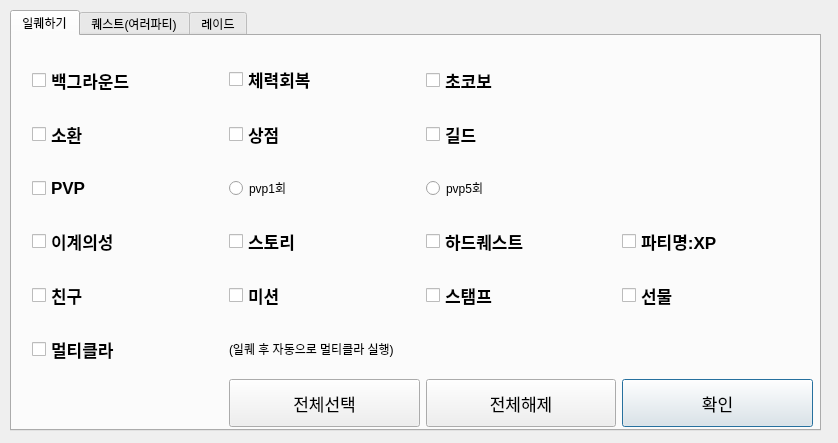
<?xml version="1.0" encoding="UTF-8"?>
<ui version="4.0">
 <class>Dialog</class>
 <widget class="QDialog" name="Dialog">
  <property name="geometry">
   <rect>
    <x>0</x>
    <y>0</y>
    <width>838</width>
    <height>443</height>
   </rect>
  </property>
  <property name="windowTitle">
   <string>Dialog</string>
  </property>
  <widget class="QTabWidget" name="tabWidget">
   <property name="geometry">
    <rect>
     <x>10</x>
     <y>10</y>
     <width>811</width>
     <height>421</height>
    </rect>
   </property>
   <property name="currentIndex">
    <number>0</number>
   </property>
   <widget class="QWidget" name="tab_daily_quest">
    <attribute name="title">
     <string>일퀘하기</string>
    </attribute>
    <widget class="QWidget" name="gridLayoutWidget">
     <property name="geometry">
      <rect>
       <x>20</x>
       <y>20</y>
       <width>781</width>
       <height>371</height>
      </rect>
     </property>
     <layout class="QGridLayout" name="gridLayout_DW">
      <item row="6" column="3">
       <widget class="QPushButton" name="pushButton_4">
        <property name="sizePolicy">
         <sizepolicy hsizetype="Preferred" vsizetype="Expanding">
          <horstretch>0</horstretch>
          <verstretch>0</verstretch>
         </sizepolicy>
        </property>
        <property name="font">
         <font>
          <pointsize>13</pointsize>
         </font>
        </property>
        <property name="text">
         <string>확인</string>
        </property>
       </widget>
      </item>
      <item row="3" column="2">
       <widget class="QCheckBox" name="cb_hard_quest">
        <property name="sizePolicy">
         <sizepolicy hsizetype="Preferred" vsizetype="Expanding">
          <horstretch>0</horstretch>
          <verstretch>0</verstretch>
         </sizepolicy>
        </property>
        <property name="font">
         <font>
          <pointsize>13</pointsize>
          <weight>75</weight>
          <bold>true</bold>
         </font>
        </property>
        <property name="text">
         <string>하드퀘스트</string>
        </property>
       </widget>
      </item>
      <item row="4" column="2">
       <widget class="QCheckBox" name="cb_stamp">
        <property name="sizePolicy">
         <sizepolicy hsizetype="Preferred" vsizetype="Expanding">
          <horstretch>0</horstretch>
          <verstretch>0</verstretch>
         </sizepolicy>
        </property>
        <property name="font">
         <font>
          <pointsize>13</pointsize>
          <weight>75</weight>
          <bold>true</bold>
         </font>
        </property>
        <property name="text">
         <string>스탬프</string>
        </property>
       </widget>
      </item>
      <item row="0" column="2">
       <widget class="QCheckBox" name="cb_chocobo">
        <property name="sizePolicy">
         <sizepolicy hsizetype="Preferred" vsizetype="Expanding">
          <horstretch>0</horstretch>
          <verstretch>0</verstretch>
         </sizepolicy>
        </property>
        <property name="font">
         <font>
          <pointsize>13</pointsize>
          <weight>75</weight>
          <bold>true</bold>
         </font>
        </property>
        <property name="text">
         <string>초코보</string>
        </property>
       </widget>
      </item>
      <item row="5" column="1">
       <widget class="QLabel" name="label">
        <property name="text">
         <string>(일퀘 후 자동으로 멀티클라 실행)</string>
        </property>
       </widget>
      </item>
      <item row="4" column="0">
       <widget class="QCheckBox" name="cb_friend">
        <property name="sizePolicy">
         <sizepolicy hsizetype="Preferred" vsizetype="Expanding">
          <horstretch>0</horstretch>
          <verstretch>0</verstretch>
         </sizepolicy>
        </property>
        <property name="font">
         <font>
          <pointsize>13</pointsize>
          <weight>75</weight>
          <bold>true</bold>
         </font>
        </property>
        <property name="text">
         <string>친구</string>
        </property>
       </widget>
      </item>
      <item row="2" column="2">
       <widget class="QRadioButton" name="rb_pvp_5">
        <property name="sizePolicy">
         <sizepolicy hsizetype="Preferred" vsizetype="Fixed">
          <horstretch>0</horstretch>
          <verstretch>0</verstretch>
         </sizepolicy>
        </property>
        <property name="text">
         <string>pvp5회</string>
        </property>
       </widget>
      </item>
      <item row="0" column="0">
       <widget class="QCheckBox" name="cb_prep_work">
        <property name="sizePolicy">
         <sizepolicy hsizetype="Preferred" vsizetype="Expanding">
          <horstretch>0</horstretch>
          <verstretch>0</verstretch>
         </sizepolicy>
        </property>
        <property name="font">
         <font>
          <pointsize>13</pointsize>
          <weight>75</weight>
          <bold>true</bold>
         </font>
        </property>
        <property name="text">
         <string>백그라운드</string>
        </property>
       </widget>
      </item>
      <item row="2" column="1">
       <widget class="QRadioButton" name="rb_pvp_1">
        <property name="sizePolicy">
         <sizepolicy hsizetype="Preferred" vsizetype="Fixed">
          <horstretch>0</horstretch>
          <verstretch>0</verstretch>
         </sizepolicy>
        </property>
        <property name="text">
         <string>pvp1회</string>
        </property>
       </widget>
      </item>
      <item row="5" column="0">
       <widget class="QCheckBox" name="checkBox_2">
        <property name="sizePolicy">
         <sizepolicy hsizetype="Minimum" vsizetype="Expanding">
          <horstretch>0</horstretch>
          <verstretch>0</verstretch>
         </sizepolicy>
        </property>
        <property name="font">
         <font>
          <pointsize>13</pointsize>
          <weight>75</weight>
          <bold>true</bold>
         </font>
        </property>
        <property name="text">
         <string>멀티클라</string>
        </property>
       </widget>
      </item>
      <item row="1" column="2">
       <widget class="QCheckBox" name="cb_guild">
        <property name="sizePolicy">
         <sizepolicy hsizetype="Preferred" vsizetype="Expanding">
          <horstretch>0</horstretch>
          <verstretch>0</verstretch>
         </sizepolicy>
        </property>
        <property name="font">
         <font>
          <pointsize>13</pointsize>
          <weight>75</weight>
          <bold>true</bold>
         </font>
        </property>
        <property name="text">
         <string>길드</string>
        </property>
       </widget>
      </item>
      <item row="1" column="1">
       <widget class="QCheckBox" name="cb_store">
        <property name="sizePolicy">
         <sizepolicy hsizetype="Preferred" vsizetype="Expanding">
          <horstretch>0</horstretch>
          <verstretch>0</verstretch>
         </sizepolicy>
        </property>
        <property name="font">
         <font>
          <pointsize>13</pointsize>
          <weight>75</weight>
          <bold>true</bold>
         </font>
        </property>
        <property name="text">
         <string>상점</string>
        </property>
       </widget>
      </item>
      <item row="3" column="1">
       <widget class="QCheckBox" name="cb_story">
        <property name="sizePolicy">
         <sizepolicy hsizetype="Preferred" vsizetype="Expanding">
          <horstretch>0</horstretch>
          <verstretch>0</verstretch>
         </sizepolicy>
        </property>
        <property name="font">
         <font>
          <pointsize>13</pointsize>
          <weight>75</weight>
          <bold>true</bold>
         </font>
        </property>
        <property name="text">
         <string>스토리</string>
        </property>
       </widget>
      </item>
      <item row="4" column="3">
       <widget class="QCheckBox" name="cb_present">
        <property name="sizePolicy">
         <sizepolicy hsizetype="Preferred" vsizetype="Expanding">
          <horstretch>0</horstretch>
          <verstretch>0</verstretch>
         </sizepolicy>
        </property>
        <property name="font">
         <font>
          <pointsize>13</pointsize>
          <weight>75</weight>
          <bold>true</bold>
         </font>
        </property>
        <property name="text">
         <string>선물</string>
        </property>
       </widget>
      </item>
      <item row="6" column="1">
       <widget class="QPushButton" name="pushButton">
        <property name="sizePolicy">
         <sizepolicy hsizetype="Preferred" vsizetype="Expanding">
          <horstretch>0</horstretch>
          <verstretch>0</verstretch>
         </sizepolicy>
        </property>
        <property name="font">
         <font>
          <pointsize>13</pointsize>
         </font>
        </property>
        <property name="text">
         <string>전체선택</string>
        </property>
       </widget>
      </item>
      <item row="0" column="1">
       <widget class="QCheckBox" name="checkBox">
        <property name="font">
         <font>
          <pointsize>13</pointsize>
          <weight>75</weight>
          <bold>true</bold>
         </font>
        </property>
        <property name="text">
         <string>체력회복</string>
        </property>
       </widget>
      </item>
      <item row="1" column="0">
       <widget class="QCheckBox" name="cb_summon">
        <property name="sizePolicy">
         <sizepolicy hsizetype="Preferred" vsizetype="Expanding">
          <horstretch>0</horstretch>
          <verstretch>0</verstretch>
         </sizepolicy>
        </property>
        <property name="font">
         <font>
          <pointsize>13</pointsize>
          <weight>75</weight>
          <bold>true</bold>
         </font>
        </property>
        <property name="text">
         <string>소환</string>
        </property>
       </widget>
      </item>
      <item row="2" column="0">
       <widget class="QCheckBox" name="cb_pvp">
        <property name="sizePolicy">
         <sizepolicy hsizetype="Preferred" vsizetype="Expanding">
          <horstretch>0</horstretch>
          <verstretch>0</verstretch>
         </sizepolicy>
        </property>
        <property name="font">
         <font>
          <pointsize>13</pointsize>
          <weight>75</weight>
          <bold>true</bold>
         </font>
        </property>
        <property name="text">
         <string>PVP</string>
        </property>
       </widget>
      </item>
      <item row="3" column="3">
       <widget class="QCheckBox" name="cb_party_name_xp">
        <property name="font">
         <font>
          <pointsize>13</pointsize>
          <weight>75</weight>
          <bold>true</bold>
         </font>
        </property>
        <property name="text">
         <string>파티명:XP</string>
        </property>
       </widget>
      </item>
      <item row="4" column="1">
       <widget class="QCheckBox" name="cb_mission">
        <property name="sizePolicy">
         <sizepolicy hsizetype="Preferred" vsizetype="Expanding">
          <horstretch>0</horstretch>
          <verstretch>0</verstretch>
         </sizepolicy>
        </property>
        <property name="font">
         <font>
          <pointsize>13</pointsize>
          <weight>75</weight>
          <bold>true</bold>
         </font>
        </property>
        <property name="text">
         <string>미션</string>
        </property>
       </widget>
      </item>
      <item row="3" column="0">
       <widget class="QCheckBox" name="cb_another_world">
        <property name="sizePolicy">
         <sizepolicy hsizetype="Preferred" vsizetype="Expanding">
          <horstretch>0</horstretch>
          <verstretch>0</verstretch>
         </sizepolicy>
        </property>
        <property name="font">
         <font>
          <pointsize>13</pointsize>
          <weight>75</weight>
          <bold>true</bold>
         </font>
        </property>
        <property name="text">
         <string>이계의성</string>
        </property>
       </widget>
      </item>
      <item row="6" column="2">
       <widget class="QPushButton" name="pushButton_2">
        <property name="sizePolicy">
         <sizepolicy hsizetype="Preferred" vsizetype="Expanding">
          <horstretch>0</horstretch>
          <verstretch>0</verstretch>
         </sizepolicy>
        </property>
        <property name="font">
         <font>
          <pointsize>13</pointsize>
         </font>
        </property>
        <property name="text">
         <string>전체해제</string>
        </property>
       </widget>
      </item>
     </layout>
    </widget>
   </widget>
   <widget class="QWidget" name="tab_quest_with_dp">
    <attribute name="title">
     <string>퀘스트(여러파티)</string>
    </attribute>
    <widget class="QWidget" name="gridLayoutWidget_2">
     <property name="geometry">
      <rect>
       <x>20</x>
       <y>20</y>
       <width>781</width>
       <height>161</height>
      </rect>
     </property>
     <layout class="QGridLayout" name="gridLayout_PQDP">
      <item row="0" column="2">
       <widget class="QCheckBox" name="checkBox_5">
        <property name="sizePolicy">
         <sizepolicy hsizetype="Expanding" vsizetype="Expanding">
          <horstretch>0</horstretch>
          <verstretch>0</verstretch>
         </sizepolicy>
        </property>
        <property name="font">
         <font>
          <pointsize>13</pointsize>
         </font>
        </property>
        <property name="text">
         <string>풍</string>
        </property>
       </widget>
      </item>
      <item row="0" column="3">
       <widget class="QCheckBox" name="checkBox_9">
        <property name="sizePolicy">
         <sizepolicy hsizetype="Expanding" vsizetype="Expanding">
          <horstretch>0</horstretch>
          <verstretch>0</verstretch>
         </sizepolicy>
        </property>
        <property name="font">
         <font>
          <pointsize>13</pointsize>
         </font>
        </property>
        <property name="text">
         <string>토</string>
        </property>
       </widget>
      </item>
      <item row="1" column="0">
       <widget class="QCheckBox" name="checkBox_7">
        <property name="sizePolicy">
         <sizepolicy hsizetype="Expanding" vsizetype="Expanding">
          <horstretch>0</horstretch>
          <verstretch>0</verstretch>
         </sizepolicy>
        </property>
        <property name="font">
         <font>
          <pointsize>13</pointsize>
         </font>
        </property>
        <property name="text">
         <string>수</string>
        </property>
       </widget>
      </item>
      <item row="1" column="1">
       <widget class="QCheckBox" name="checkBox_8">
        <property name="sizePolicy">
         <sizepolicy hsizetype="Expanding" vsizetype="Expanding">
          <horstretch>0</horstretch>
          <verstretch>0</verstretch>
         </sizepolicy>
        </property>
        <property name="font">
         <font>
          <pointsize>13</pointsize>
         </font>
        </property>
        <property name="text">
         <string>명</string>
        </property>
       </widget>
      </item>
      <item row="0" column="1">
       <widget class="QCheckBox" name="cb_ice">
        <property name="sizePolicy">
         <sizepolicy hsizetype="Expanding" vsizetype="Expanding">
          <horstretch>0</horstretch>
          <verstretch>0</verstretch>
         </sizepolicy>
        </property>
        <property name="font">
         <font>
          <pointsize>13</pointsize>
         </font>
        </property>
        <property name="text">
         <string>빙</string>
        </property>
       </widget>
      </item>
      <item row="0" column="4">
       <widget class="QCheckBox" name="checkBox_6">
        <property name="sizePolicy">
         <sizepolicy hsizetype="Expanding" vsizetype="Expanding">
          <horstretch>0</horstretch>
          <verstretch>0</verstretch>
         </sizepolicy>
        </property>
        <property name="font">
         <font>
          <pointsize>13</pointsize>
         </font>
        </property>
        <property name="text">
         <string>뇌</string>
        </property>
       </widget>
      </item>
      <item row="1" column="2">
       <widget class="QCheckBox" name="checkBox_10">
        <property name="sizePolicy">
         <sizepolicy hsizetype="Expanding" vsizetype="Expanding">
          <horstretch>0</horstretch>
          <verstretch>0</verstretch>
         </sizepolicy>
        </property>
        <property name="font">
         <font>
          <pointsize>13</pointsize>
         </font>
        </property>
        <property name="text">
         <string>암</string>
        </property>
       </widget>
      </item>
      <item row="0" column="0">
       <widget class="QCheckBox" name="cb_fire">
        <property name="sizePolicy">
         <sizepolicy hsizetype="Expanding" vsizetype="Expanding">
          <horstretch>0</horstretch>
          <verstretch>0</verstretch>
         </sizepolicy>
        </property>
        <property name="font">
         <font>
          <pointsize>13</pointsize>
         </font>
        </property>
        <property name="text">
         <string>화</string>
        </property>
       </widget>
      </item>
      <item row="2" column="3">
       <widget class="QPushButton" name="pushButton_5">
        <property name="sizePolicy">
         <sizepolicy hsizetype="Expanding" vsizetype="Expanding">
          <horstretch>0</horstretch>
          <verstretch>0</verstretch>
         </sizepolicy>
        </property>
        <property name="font">
         <font>
          <pointsize>13</pointsize>
         </font>
        </property>
        <property name="text">
         <string>전체해제</string>
        </property>
       </widget>
      </item>
      <item row="2" column="2">
       <widget class="QPushButton" name="pushButton_3">
        <property name="sizePolicy">
         <sizepolicy hsizetype="Expanding" vsizetype="Expanding">
          <horstretch>0</horstretch>
          <verstretch>0</verstretch>
         </sizepolicy>
        </property>
        <property name="font">
         <font>
          <pointsize>13</pointsize>
         </font>
        </property>
        <property name="text">
         <string>전체선택</string>
        </property>
       </widget>
      </item>
      <item row="2" column="4">
       <widget class="QPushButton" name="pushButton_6">
        <property name="sizePolicy">
         <sizepolicy hsizetype="Expanding" vsizetype="Expanding">
          <horstretch>0</horstretch>
          <verstretch>0</verstretch>
         </sizepolicy>
        </property>
        <property name="font">
         <font>
          <pointsize>13</pointsize>
         </font>
        </property>
        <property name="text">
         <string>확인</string>
        </property>
       </widget>
      </item>
     </layout>
    </widget>
   </widget>
   <widget class="QWidget" name="tab_raid">
    <attribute name="title">
     <string>레이드</string>
    </attribute>
   </widget>
  </widget>
 </widget>
 <resources/>
 <connections>
  <connection>
   <sender>cb_story</sender>
   <signal>stateChanged(int)</signal>
   <receiver>Dialog</receiver>
   <slot>cb_story_changed()</slot>
   <hints>
    <hint type="sourcelabel">
     <x>325</x>
     <y>226</y>
    </hint>
    <hint type="destinationlabel">
     <x>881</x>
     <y>192</y>
    </hint>
   </hints>
  </connection>
  <connection>
   <sender>pushButton_4</sender>
   <signal>clicked()</signal>
   <receiver>Dialog</receiver>
   <slot>custom_accept()</slot>
   <hints>
    <hint type="sourcelabel">
     <x>708</x>
     <y>375</y>
    </hint>
    <hint type="destinationlabel">
     <x>711</x>
     <y>470</y>
    </hint>
   </hints>
  </connection>
  <connection>
   <sender>cb_another_world</sender>
   <signal>stateChanged(int)</signal>
   <receiver>Dialog</receiver>
   <slot>cb_another_world_changed()</slot>
   <hints>
    <hint type="sourcelabel">
     <x>119</x>
     <y>259</y>
    </hint>
    <hint type="destinationlabel">
     <x>0</x>
     <y>199</y>
    </hint>
   </hints>
  </connection>
  <connection>
   <sender>pushButton</sender>
   <signal>clicked()</signal>
   <receiver>Dialog</receiver>
   <slot>select_all_DW()</slot>
   <hints>
    <hint type="sourcelabel">
     <x>336</x>
     <y>389</y>
    </hint>
    <hint type="destinationlabel">
     <x>333</x>
     <y>501</y>
    </hint>
   </hints>
  </connection>
  <connection>
   <sender>pushButton_2</sender>
   <signal>clicked()</signal>
   <receiver>Dialog</receiver>
   <slot>deselect_all_DW()</slot>
   <hints>
    <hint type="sourcelabel">
     <x>541</x>
     <y>392</y>
    </hint>
    <hint type="destinationlabel">
     <x>536</x>
     <y>497</y>
    </hint>
   </hints>
  </connection>
  <connection>
   <sender>pushButton_3</sender>
   <signal>clicked()</signal>
   <receiver>Dialog</receiver>
   <slot>select_all_PQDP()</slot>
   <hints>
    <hint type="sourcelabel">
     <x>394</x>
     <y>199</y>
    </hint>
    <hint type="destinationlabel">
     <x>550</x>
     <y>721</y>
    </hint>
   </hints>
  </connection>
  <connection>
   <sender>pushButton_5</sender>
   <signal>clicked()</signal>
   <receiver>Dialog</receiver>
   <slot>deselect_all_PQDP()</slot>
   <hints>
    <hint type="sourcelabel">
     <x>564</x>
     <y>206</y>
    </hint>
    <hint type="destinationlabel">
     <x>737</x>
     <y>597</y>
    </hint>
   </hints>
  </connection>
  <connection>
   <sender>pushButton_6</sender>
   <signal>clicked()</signal>
   <receiver>Dialog</receiver>
   <slot>custom_accept()</slot>
   <hints>
    <hint type="sourcelabel">
     <x>721</x>
     <y>189</y>
    </hint>
    <hint type="destinationlabel">
     <x>711</x>
     <y>541</y>
    </hint>
   </hints>
  </connection>
 </connections>
 <slots>
  <slot>custom_accept()</slot>
  <slot>select_all()</slot>
  <slot>deselect_all()</slot>
  <slot>cb_story_changed()</slot>
  <slot>cb_another_world_changed()</slot>
  <slot>select_all_DW()</slot>
  <slot>select_all_PQDP()</slot>
  <slot>deselect_all_DW()</slot>
  <slot>deselect_all_PQDP()</slot>
 </slots>
</ui>
